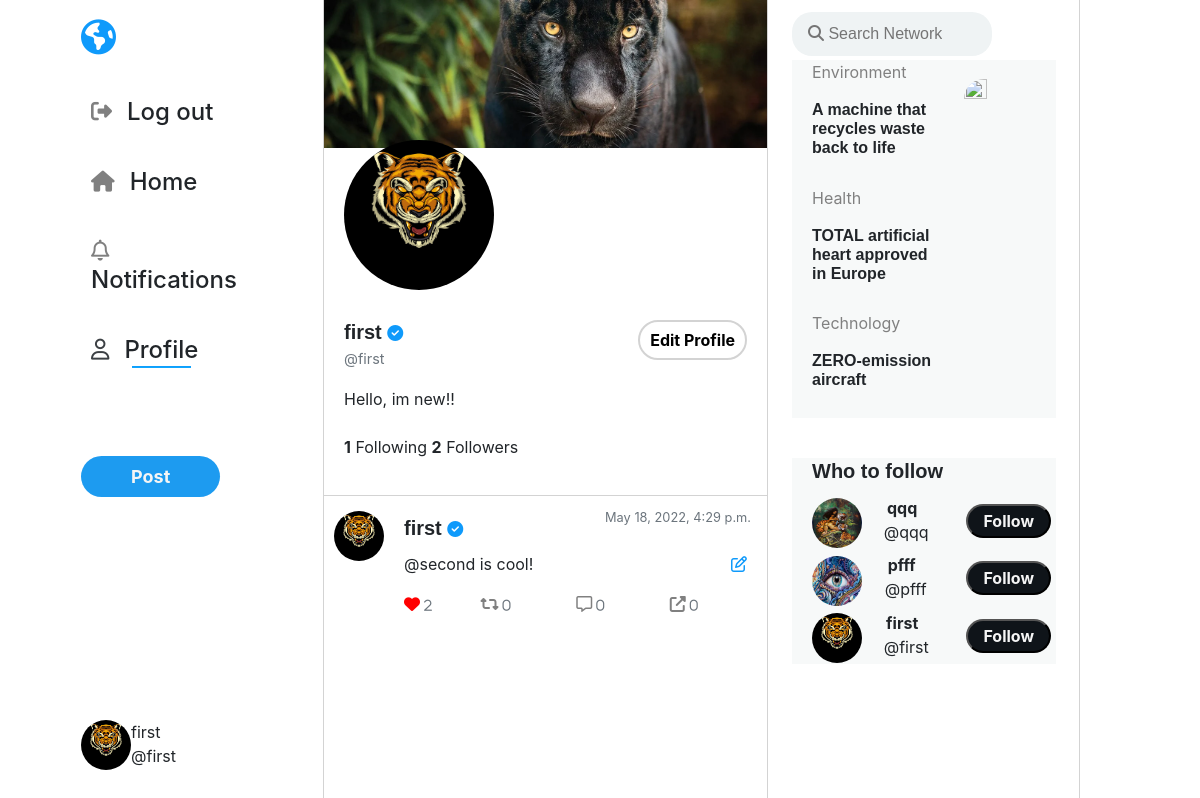
The page /profile/first (signed in) on the database its author committed.
### network/models.py (models this page shows, shortened)
class User(AbstractUser):
    profile_image = models.ImageField(null=True, blank=True, upload_to="images/")
    cover_image = models.ImageField(null=True, blank=True, upload_to="cover/",default="cover/jaguar.jpg")
    bio = models.CharField(max_length=100, blank=True,default='Hello, im new!')

class Post(models.Model):
    user = models.ForeignKey(User, on_delete=models.CASCADE)
    text = models.CharField(max_length=160, default=None)
    post_date = models.DateTimeField(default=datetime.datetime.now)

### network/views.py (the view)
# urls.py: path("profile/<str:username>", views.profile, name="profile"),
def profile(request, username):
    is_following=0
    profile_user = User.objects.get(username=username)
    followingList = Follower.objects.filter(follower=int(profile_user.id))
    followersList = Follower.objects.filter(following=int(profile_user.id))
    if request.user.is_authenticated:
        logged_user = request.session['_auth_user_id']
        followers = Follower.objects.filter(follower=logged_user)
        username = User.objects.get(id=logged_user)
        is_following = Follower.objects.filter(
        follower=logged_user, following=profile_user).count()
        likes = Like.objects.filter(post=OuterRef('id'), user_id=logged_user)
        posts = Post.objects.filter(user=profile_user).order_by(
            'post_date').annotate(current_like=Count(likes.values('id')))
        ola = profile_user.profile_image.url
        postz = Post.objects.filter(user_id__in=followers.values('following_id')).order_by(
        '-post_date').annotate(current_like=Count(likes.values('id')))
        '''
        '''
        currentUser = Follower.objects.filter(follower_id=logged_user)
        userFollowing = []
        for i in currentUser:
            userFollowing.append(i.following_id)
        userList=[]
        users = User.objects.all()
        for i in users:
            userList.append(i.id)
        followSuggestions = [x for x in userList if x not in userFollowing]
        suggestionList = []
        for i in followSuggestions:
            x = User.objects.get(id=i)
            suggestionList.append(x)
        for i in followSuggestions:
            is_following = Follower.objects.filter(follower=logged_user, following=i).count()
    else:
        posts = Post.objects.filter(
            user=profile_user).order_by('post_date').all()
    total_following = Follower.objects.filter(
        follower=profile_user).count()
    total_followers = Follower.objects.filter(
        following=profile_user).count()
    paginator = Paginator(posts, MAX_POSTS_PER_PAGE)
    page_number = request.GET.get('page')
    page_obj = paginator.get_page(page_number)
    return render(request, "network/profile.html", { "followersList": followersList,
    "followingList": followingList,
     "user_profile": profile_user,
     "posts": page_obj,
     "is_following": is_following,
     'total_following': total_following,
     'total_followers': total_followers,
     "username":username,
     'suggestionList': random.sample(suggestionList, 3),
     'form': NewPostForm(), 'form_edit': NewEditPostForm()
    })

### network/views.py
class NewPostForm(forms.Form):
    post_text = forms.Field(widget=forms.Textarea(
        {'rows': '2','id':'textPost', 'maxlength': 160, 'class': 'form-control', 'placeholder': "What's happening?",'style': "resize:none;float:right;padding-top:20px;padding-left:70px;font-size:large;",}), label="New Post", required=True)

class NewEditPostForm(forms.Form):
    id_post_edit_text = forms.Field(widget=forms.Textarea(
        {'rows': '3', 'maxlength': 160, 'class': 'form-control', 'placeholder': "What's happening?", 'id': 'id_post_edit_text'}), label="New Post", required=True)

### network/templates/network/profile.html (shortened to what this page needs)
{% extends "network/layout.html" %}
{% load static %}
{% block body %}
<div class="mainA">
    <div class="main">
        <div class="cover">
        <img src="{{ user_profile.cover_image.url }}" />
        </div>
        <div class="profile">
            <img src="{{ user_profile.profile_image.url }}">
        </div>
    </div>
<div class="card">
    <div class="card-body">
         {% if user.is_authenticated and user.id == user_profile.id %}
                 <button onclick="editProfile()" id="editProfile">Edit Profile</button>
        {% endif %}
        <h5 class="card-title profileName">
            {{user_profile.username}}
             <i class="fas fa-check-circle"></i>
        </h5>
        <p class="card-text largeFont"><small class="text-muted">@{{user_profile.username}}</small></p>
        <article>{{user_profile.bio}}!</article>
        <br>
        <p class="card-text"><strong id="sp_following">{{total_following}}</strong>
            <span onclick="showFollowing()">Following</span>
        <strong id="sp_followers">{{total_followers}}</strong> <span onclick="showFollowers()">Followers</span>
    </div>
</div>
<div id="content" >
    {% for post in posts %}
    <div class="separator">
        <div class="profilePic">
            <img class="picture"  src="{{ user_profile.profile_image.url }}">
        </div>
    <div class="card">
        <div class="card-body">
            <h5 class="card-title"><a href="{% url 'profile' post.user.username %}">{{post.user.username}}</a> <i class="fas fa-check-circle"></i></h5>
            {%if post.user_id == user.id %}
            <a href="#" class="card-link editIcon" id="edit_link_{{post.id}}" data-id="{{post.id}}" data-toggle="modal"><i class="far fa-edit"></i></a>
            {%endif%}
            <p class="card-text" id="post_text_{{post.id}}"> {{ post.text }}</p>
            <p class="card-text postDate"><small class="text-muted">{{post.post_date}}</small></p>
            <p class="card-text">
                <div data-id="{{post.id}}"
                    class="card-link heartIcon {% if post.current_like > 0 %} fas {%else%} far {% endif %} fa-heart">&nbsp<small
                    class="text-muted">{{post.like_set.count}}</small>
                </div>
                <div data-id="{{post.id}}"
                    class="postIcons card-link fas fa-retweet">&nbsp<small
                    class="text-muted">0</small>
                </div>
                <div data-id="{{post.id}}"
                    class="postIcons card-link far fa-comment-alt">&nbsp<small
                    class="text-muted">0</small>
                </div>
                <div data-id="{{post.id}}"
                    class="postIcons card-link fas fa-external-link-alt">&nbsp<small
                    class="text-muted">0</small>
                </div>
            </p>
        </div>
    </div>
</div>
    {% empty %}
    <h5 class="noPosts">No posts</h5>
    {% endfor %}
</div>
</div>
{% load static %}
{% endblock %}

### network/templates/network/layout.html (shortened to what this page needs)
{% load static %}
<!DOCTYPE html>
<html lang="en">
<head>
    <link rel="stylesheet" href="https://stackpath.bootstrapcdn.com/bootstrap/4.5.0/css/bootstrap.min.css"
>
    <link href="https://use.fontawesome.com/releases/v5.13.0/css/all.css" rel="stylesheet">
    <link href="{% static 'network/styles.css' %}" rel="stylesheet">
    <link href="{% static 'network/responsive.css' %}" rel="stylesheet">
</head>
<body>
    <div class="welcomeDiv">
         <div class="firstDiv">
    <article class="leftSide aWidth smallerWidth">
        {% if user.is_authenticated %}
                <i id="globe" class="fas fa-globe-americas show"></i>
            <h4><a class="nav-link" href="{% url 'logout' %}"><i class="show m fas fa-sign-out-alt fa-sm"></i>Log out</a></h4>
            <h4><a class="nav-link" href="{% url 'index' %}"><i  class="show m fas fa-home fa-sm"></i>Home</a></h4>
             <h4><a class="nav-link" href="{% url 'test' %}"><i  class="show m far fa-bell fa-sm" ></i>Notifications</a></h4>
             <h4 ><a class="nav-link" href="{% url 'profile' user.username %}"><i style="color:rgb(60,64,68);" class="show m far fa-user fa-sm"></i><span class="underline">Profile</span></a></h4>
            <h4 ><a class="nav-link" href="{% url 'profile' user.username %}"></a></h4>
            <a class="postSide" style="width:100%;height:100%;border-radius:40px;background-color:rgb(29,155,240);color:whitesmoke;padding:10px 50px;outline:none;font-weight:700;font-size:large;">Post</a>
            <div class="prof" style="margin-right:50px;position:fixed;bottom:2%;">
            <img style="position: absolute;top: margin:40px" class="picture show" src="{{ username.profile_image.url }}">
            <span style="left:50px;position:relative;"><p>{{username.username}}<br>@{{username.username}}</p>
            </div>
        {% endif %}
    </article>
    </div>
        {% block body %}
        {% endblock %}
    <div class="rightDiv2 smallerWidth">
            <article class="searchArticle">
                <input type="text" class="inputS articleOneInput" placeholder="&#xF002; Search Network" >
            </article>
            <article class="articleTop">
            <article style="padding:0px 5px 20px 20px;position: relative;" >
                <a href="https://globalgoodness.ca/en/a-machine-that-recycles-waste-back-to-life/?gclid=EAIaIQobChMI_Lv_2dfP9QIVm_bjBx29dAkIEAAYASAAEgI04vD_BwE" target="_blank" rel="">
                <p class="articleTitle">Environment </p>
                <h5 class="articleInfo">A machine that recycles waste back to life</h5>
                <img class="articleImage" src="{% static 'network/news.jpg' %}">
                </a>
            </article>
            <article style="padding:0px 5px 20px 20px;position: relative;">
            <a href="https://globalgoodness.ca/en/total-artificial-hearts-approved-in-europe/?gclid=EAIaIQobChMI2crmtdjP9QIVfMiUCR0e7Ql0EAAYASAAEgIwJ_D_BwE" target="_blank" rel="">
                <p class="articleTitle">Health</p>
                <h5 class="articleInfo">TOTAL artificial heart approved in Europe</h5>
            </a>
            </article>
                <article style="padding:0px 5px 20px 20px;position: relative;">
                            <a href="https://globalgoodness.ca/en/zero-emission-aircraft/" target="_blank" rel="">
                <p class="articleTitle">Technology</p>
                <h5 class="articleInfo">ZERO-emission aircraft</h5>
                            </a>
            </article>
            {% if user.is_authenticated %}
             <article class="suggestion" style="padding:1px 5px 1px 20px;position: relative;border-top:40px solid white;">
                    <h5>Who to follow</h5>
                        {% for i in suggestionList %}
                    <div class="demo">
                        <span><img class="suggestionPic"  src="{{ i.profile_image.url }}"></span>
                        <span class="middle"><strong>{{i}}</strong><br> <p style="padding-left:8px;">@{{i}}</p></span>
                        <span>
                        {% if is_following > 0 %}
                            <butt on id="btnfollow" data-id="{{i.id}}" type="button"  style="background-color:rgb(15,20,25);float:right;color:whitesmoke;font-weight:bold;padding:3px 15px;border-radius:50px;">Following</button>
                            {% else %}
                            <button id="btnfollow" data-id="{{i.id}}" type="button"  style="background-color:rgb(15,20,25);float:right;color:whitesmoke;font-weight:bold;padding:3px 15px;border-radius:50px;">Follow</button>
                            {% endif %}
                        </span>
                    </div>
                        {% endfor %}
            </article>
            {% endif %}
        </article>
</div>
    </div>
</body>
</html>

### network/static/network/styles.css (style rules this page uses)
.fa-heart { color: red !important; cursor: pointer; }
h5 { font-weight: bold; }
.fa-globe-americas { font-size: 65px; color:rgb(15,154,251) ; margin-bottom: 30px; }
a { all: unset; }
#globe { font-size: 35px; color:rgb(15,154,251) ; margin-top: 20px; }
.welcomeDiv { display: grid; grid-template-columns: 27% 37% 26%; grid-template-rows: 100vh; }
.welcomeDiv > div { border-right: 1px solid lightgray; }
.firstDiv { margin-left: 25%; border-right: 1px solid rgb(232,232,232); }
.rightDiv2 article { position: fixed; }
.rightDiv2 article article { background-color:rgb(247,249,249); }
.searchArticle { position: fixed; margin-left:2%; margin-top:1%; max-width: 22vw; border-radius:20px; }
.articleOneInput { border-radius:20px; font-family:Arial, FontAwesome; background-color:rgb(239,243,244); padding:10px 50px 10px 16px; border:hidden; }
a:link { text-decoration: none; }
.leftSide { position: fixed; align-content: left; width: 15%; height: 95%; }
.leftSide > h4 { margin-bottom: 15px; padding:5px 10px 5px 10px; }
.leftSide * { padding-left: 0; }
.inputS[type=text] { width: 200px; -webkit-transition: width .35s ease-in-out; transition: width .35s ease-in-out; }
.m { margin-right: 10px; padding-right:5px; color:gray; font-size:large; }
.profileName { margin-bottom:0px; }
.largeFont { font-size:large; }
img { height: 100%; width: 100%; }
h5 { text-align: left; font-weight: bolder; font-family:Verdana, sans-serif; }
.fa-check-circle { color:rgb(15,154,251); font-size: medium; }
.profilePic { margin-top: 15px; margin-left: 10px; float: left; max-width: 25%; height: fit-content; }
#editProfile { float: right; background-color: #fff; border: 2px solid lightgray; border-radius: 20px; padding:6px 10px; font-weight: bold; }
.picture { margin:0 auto; height: 50px; width: 50px; border-radius: 50%; }
.card { height:fit-content; border:hidden; }
.postIcons { margin-right: 12%; font-size: medium; color: gray; }
.heartIcon { margin-right:7%; }
.articleTop { max-width: 22vw; height: 30vh; margin:5% 5% 0% 2%; border-radius: 20px; height:fit-content; }
.articleTitle { width:55%;color:gray; }
.articleInfo { width:55%; font-size:medium; }
.articleImage { width:30%; height:40%; position: absolute; top: 15%; right: 5%; border-radius:20px; }
.underline { background-image: linear-gradient(#0f9afb,#1af); background-position: bottom center; background-size: 80% 2px; background-repeat: no-repeat; padding-bottom: 4px; }
.postSide { outline:0; }
.mainA { border-right:1px solid lightgray; }
.main { display:block; position:relative; max-width: 100%; margin: 0 auto; }
.cover { display:block; min-height:30vh; max-height: 31vh; overflow:hidden; z-index:1; }
.cover img { max-width:100%; z-index:1; }
.profile { display:block; border-radius:60px; width:150px; height:150px; margin: -100px 0 10px 20px; z-index:999; }
.profile img { max-width:100%; z-index:999; border-radius:80px; }
.separator { border-top:1px solid lightgray; }
.editIcon { float:right; color:rgb(15,154,251); margin-left:10px !important; }
.postDate { position:absolute; top: 8px; right: 16px; }
div.demo { display:table; width:100%; }
div.demo span { display:table-cell; }
div.demo .middle { display:inline-block; padding-top:5px; text-align:center; height: 10px; }
.suggestionPic { height: 50px; width: 50px; border-radius: 50%; margin-top:-20px; }

### rows shown on the page
User: profile_image (picture), username "first", cover_image (picture), bio "Hello, im new!"
Post: profile_image (picture), user.username "first", text "@second is cool!", post_date "May 18, 2022, 4:29 p.m.", like_set.count "2"
User: profile_image (picture), username "qqq"
User: profile_image (picture), username "pfff"

### other values the page prints
{{ total_following }} "1"
{{ total_followers }} "2"
